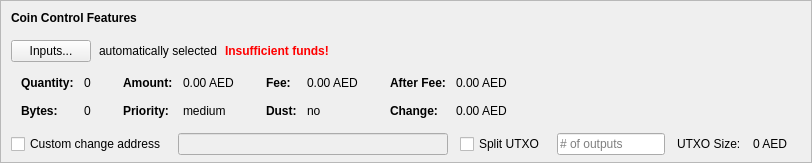
    <widget class="QFrame" name="frameCoinControl">
     <property name="sizePolicy">
      <sizepolicy hsizetype="Expanding" vsizetype="Expanding">
       <horstretch>0</horstretch>
       <verstretch>0</verstretch>
      </sizepolicy>
     </property>
     <property name="maximumSize">
      <size>
       <width>16777215</width>
       <height>16777215</height>
      </size>
     </property>
     <property name="frameShape">
      <enum>QFrame::StyledPanel</enum>
     </property>
     <property name="frameShadow">
      <enum>QFrame::Sunken</enum>
     </property>
     <layout class="QVBoxLayout" name="verticalLayoutCoinControl2">
      <property name="spacing">
       <number>0</number>
      </property>
      <property name="leftMargin">
       <number>0</number>
      </property>
      <property name="topMargin">
       <number>0</number>
      </property>
      <property name="rightMargin">
       <number>0</number>
      </property>
      <property name="bottomMargin">
       <number>6</number>
      </property>
      <item>
       <layout class="QVBoxLayout" name="verticalLayoutCoinControl" stretch="0,0,0,0,1">
        <property name="spacing">
         <number>0</number>
        </property>
        <property name="leftMargin">
         <number>10</number>
        </property>
        <property name="topMargin">
         <number>10</number>
        </property>
        <item>
         <layout class="QHBoxLayout" name="horizontalLayoutCoinControl1">
          <property name="bottomMargin">
           <number>15</number>
          </property>
          <item>
           <widget class="QLabel" name="labelCoinControlFeatures">
            <property name="sizePolicy">
             <sizepolicy hsizetype="Preferred" vsizetype="Maximum">
              <horstretch>0</horstretch>
              <verstretch>0</verstretch>
             </sizepolicy>
            </property>
            <property name="font">
             <font>
              <weight>75</weight>
              <bold>true</bold>
             </font>
            </property>
            <property name="styleSheet">
             <string notr="true">font-weight:bold;</string>
            </property>
            <property name="text">
             <string>Coin Control Features</string>
            </property>
           </widget>
          </item>
         </layout>
        </item>
        <item>
         <layout class="QHBoxLayout" name="horizontalLayoutCoinControl2" stretch="0,0,0,0">
          <property name="spacing">
           <number>8</number>
          </property>
          <property name="bottomMargin">
           <number>10</number>
          </property>
          <item>
           <widget class="QPushButton" name="pushButtonCoinControl">
            <property name="styleSheet">
             <string notr="true"/>
            </property>
            <property name="text">
             <string>Inputs...</string>
            </property>
            <property name="autoDefault">
             <bool>false</bool>
            </property>
           </widget>
          </item>
          <item>
           <widget class="QLabel" name="labelCoinControlAutomaticallySelected">
            <property name="text">
             <string>automatically selected</string>
            </property>
            <property name="margin">
             <number>5</number>
            </property>
           </widget>
          </item>
          <item>
           <widget class="QLabel" name="labelCoinControlInsuffFunds">
            <property name="font">
             <font>
              <weight>75</weight>
              <bold>true</bold>
             </font>
            </property>
            <property name="styleSheet">
             <string notr="true">color:red;font-weight:bold;</string>
            </property>
            <property name="text">
             <string>Insufficient funds!</string>
            </property>
            <property name="margin">
             <number>5</number>
            </property>
           </widget>
          </item>
          <item>
           <spacer name="horizontalSpacerCoinControl">
            <property name="orientation">
             <enum>Qt::Horizontal</enum>
            </property>
            <property name="sizeHint" stdset="0">
             <size>
              <width>40</width>
              <height>1</height>
             </size>
            </property>
           </spacer>
          </item>
         </layout>
        </item>
        <item>
         <widget class="QWidget" name="widgetCoinControl" native="true">
          <property name="sizePolicy">
           <sizepolicy hsizetype="Preferred" vsizetype="Preferred">
            <horstretch>0</horstretch>
            <verstretch>0</verstretch>
           </sizepolicy>
          </property>
          <property name="minimumSize">
           <size>
            <width>0</width>
            <height>0</height>
           </size>
          </property>
          <property name="styleSheet">
           <string notr="true"/>
          </property>
          <layout class="QHBoxLayout" name="horizontalLayoutCoinControl5">
           <property name="leftMargin">
            <number>0</number>
           </property>
           <property name="topMargin">
            <number>0</number>
           </property>
           <property name="rightMargin">
            <number>0</number>
           </property>
           <property name="bottomMargin">
            <number>0</number>
           </property>
           <item>
            <layout class="QHBoxLayout" name="horizontalLayoutCoinControl3" stretch="0,0,0,1">
             <property name="spacing">
              <number>20</number>
             </property>
             <property name="topMargin">
              <number>0</number>
             </property>
             <property name="bottomMargin">
              <number>10</number>
             </property>
             <item>
              <layout class="QFormLayout" name="formLayoutCoinControl1">
               <property name="horizontalSpacing">
                <number>10</number>
               </property>
               <property name="verticalSpacing">
                <number>14</number>
               </property>
               <property name="leftMargin">
                <number>10</number>
               </property>
               <property name="topMargin">
                <number>4</number>
               </property>
               <property name="rightMargin">
                <number>6</number>
               </property>
               <item row="0" column="0">
                <widget class="QLabel" name="labelCoinControlQuantityText">
                 <property name="font">
                  <font>
                   <weight>75</weight>
                   <bold>true</bold>
                  </font>
                 </property>
                 <property name="text">
                  <string>Quantity:</string>
                 </property>
                 <property name="margin">
                  <number>0</number>
                 </property>
                </widget>
               </item>
               <item row="0" column="1">
                <widget class="QLabel" name="labelCoinControlQuantity">
                 <property name="cursor">
                  <cursorShape>IBeamCursor</cursorShape>
                 </property>
                 <property name="contextMenuPolicy">
                  <enum>Qt::ActionsContextMenu</enum>
                 </property>
                 <property name="text">
                  <string notr="true">0</string>
                 </property>
                 <property name="margin">
                  <number>0</number>
                 </property>
                 <property name="textInteractionFlags">
                  <set>Qt::LinksAccessibleByMouse|Qt::TextSelectableByKeyboard|Qt::TextSelectableByMouse</set>
                 </property>
                </widget>
               </item>
               <item row="1" column="0">
                <widget class="QLabel" name="labelCoinControlBytesText">
                 <property name="font">
                  <font>
                   <weight>75</weight>
                   <bold>true</bold>
                  </font>
                 </property>
                 <property name="text">
                  <string>Bytes:</string>
                 </property>
                </widget>
               </item>
               <item row="1" column="1">
                <widget class="QLabel" name="labelCoinControlBytes">
                 <property name="cursor">
                  <cursorShape>IBeamCursor</cursorShape>
                 </property>
                 <property name="contextMenuPolicy">
                  <enum>Qt::ActionsContextMenu</enum>
                 </property>
                 <property name="text">
                  <string notr="true">0</string>
                 </property>
                 <property name="textInteractionFlags">
                  <set>Qt::LinksAccessibleByMouse|Qt::TextSelectableByKeyboard|Qt::TextSelectableByMouse</set>
                 </property>
                </widget>
               </item>
              </layout>
             </item>
             <item>
              <layout class="QFormLayout" name="formLayoutCoinControl2">
               <property name="horizontalSpacing">
                <number>10</number>
               </property>
               <property name="verticalSpacing">
                <number>14</number>
               </property>
               <property name="leftMargin">
                <number>6</number>
               </property>
               <property name="topMargin">
                <number>4</number>
               </property>
               <property name="rightMargin">
                <number>6</number>
               </property>
               <item row="0" column="0">
                <widget class="QLabel" name="labelCoinControlAmountText">
                 <property name="font">
                  <font>
                   <weight>75</weight>
                   <bold>true</bold>
                  </font>
                 </property>
                 <property name="text">
                  <string>Amount:</string>
                 </property>
                 <property name="margin">
                  <number>0</number>
                 </property>
                </widget>
               </item>
               <item row="0" column="1">
                <widget class="QLabel" name="labelCoinControlAmount">
                 <property name="cursor">
                  <cursorShape>IBeamCursor</cursorShape>
                 </property>
                 <property name="contextMenuPolicy">
                  <enum>Qt::ActionsContextMenu</enum>
                 </property>
                 <property name="text">
                  <string notr="true">0.00 AED</string>
                 </property>
                 <property name="textInteractionFlags">
                  <set>Qt::LinksAccessibleByMouse|Qt::TextSelectableByKeyboard|Qt::TextSelectableByMouse</set>
                 </property>
                </widget>
               </item>
               <item row="1" column="0">
                <widget class="QLabel" name="labelCoinControlPriorityText">
                 <property name="font">
                  <font>
                   <weight>75</weight>
                   <bold>true</bold>
                  </font>
                 </property>
                 <property name="text">
                  <string>Priority:</string>
                 </property>
                </widget>
               </item>
               <item row="1" column="1">
                <widget class="QLabel" name="labelCoinControlPriority">
                 <property name="cursor">
                  <cursorShape>IBeamCursor</cursorShape>
                 </property>
                 <property name="contextMenuPolicy">
                  <enum>Qt::ActionsContextMenu</enum>
                 </property>
                 <property name="text">
                  <string>medium</string>
                 </property>
                 <property name="textInteractionFlags">
                  <set>Qt::LinksAccessibleByMouse|Qt::TextSelectableByKeyboard|Qt::TextSelectableByMouse</set>
                 </property>
                </widget>
               </item>
              </layout>
             </item>
             <item>
              <layout class="QFormLayout" name="formLayoutCoinControl3">
               <property name="horizontalSpacing">
                <number>10</number>
               </property>
               <property name="verticalSpacing">
                <number>14</number>
               </property>
               <property name="leftMargin">
                <number>6</number>
               </property>
               <property name="topMargin">
                <number>4</number>
               </property>
               <property name="rightMargin">
                <number>6</number>
               </property>
               <item row="0" column="0">
                <widget class="QLabel" name="labelCoinControlFeeText">
                 <property name="font">
                  <font>
                   <weight>75</weight>
                   <bold>true</bold>
                  </font>
                 </property>
                 <property name="text">
                  <string>Fee:</string>
                 </property>
                 <property name="margin">
                  <number>0</number>
                 </property>
                </widget>
               </item>
               <item row="0" column="1">
                <widget class="QLabel" name="labelCoinControlFee">
                 <property name="cursor">
                  <cursorShape>IBeamCursor</cursorShape>
                 </property>
                 <property name="contextMenuPolicy">
                  <enum>Qt::ActionsContextMenu</enum>
                 </property>
                 <property name="text">
                  <string notr="true">0.00 AED</string>
                 </property>
                 <property name="textInteractionFlags">
                  <set>Qt::LinksAccessibleByMouse|Qt::TextSelectableByKeyboard|Qt::TextSelectableByMouse</set>
                 </property>
                </widget>
               </item>
               <item row="1" column="0">
                <widget class="QLabel" name="labelCoinControlLowOutputText">
                 <property name="font">
                  <font>
                   <weight>75</weight>
                   <bold>true</bold>
                  </font>
                 </property>
                 <property name="text">
                  <string>Dust:</string>
                 </property>
                </widget>
               </item>
               <item row="1" column="1">
                <widget class="QLabel" name="labelCoinControlLowOutput">
                 <property name="cursor">
                  <cursorShape>IBeamCursor</cursorShape>
                 </property>
                 <property name="contextMenuPolicy">
                  <enum>Qt::ActionsContextMenu</enum>
                 </property>
                 <property name="text">
                  <string>no</string>
                 </property>
                 <property name="textInteractionFlags">
                  <set>Qt::LinksAccessibleByMouse|Qt::TextSelectableByKeyboard|Qt::TextSelectableByMouse</set>
                 </property>
                </widget>
               </item>
              </layout>
             </item>
             <item>
              <layout class="QFormLayout" name="formLayoutCoinControl4">
               <property name="horizontalSpacing">
                <number>10</number>
               </property>
               <property name="verticalSpacing">
                <number>14</number>
               </property>
               <property name="leftMargin">
                <number>6</number>
               </property>
               <property name="topMargin">
                <number>4</number>
               </property>
               <property name="rightMargin">
                <number>6</number>
               </property>
               <item row="0" column="0">
                <widget class="QLabel" name="labelCoinControlAfterFeeText">
                 <property name="font">
                  <font>
                   <weight>75</weight>
                   <bold>true</bold>
                  </font>
                 </property>
                 <property name="text">
                  <string>After Fee:</string>
                 </property>
                 <property name="margin">
                  <number>0</number>
                 </property>
                </widget>
               </item>
               <item row="0" column="1">
                <widget class="QLabel" name="labelCoinControlAfterFee">
                 <property name="cursor">
                  <cursorShape>IBeamCursor</cursorShape>
                 </property>
                 <property name="contextMenuPolicy">
                  <enum>Qt::ActionsContextMenu</enum>
                 </property>
                 <property name="text">
                  <string notr="true">0.00 AED</string>
                 </property>
                 <property name="textInteractionFlags">
                  <set>Qt::LinksAccessibleByMouse|Qt::TextSelectableByKeyboard|Qt::TextSelectableByMouse</set>
                 </property>
                </widget>
               </item>
               <item row="1" column="0">
                <widget class="QLabel" name="labelCoinControlChangeText">
                 <property name="font">
                  <font>
                   <weight>75</weight>
                   <bold>true</bold>
                  </font>
                 </property>
                 <property name="text">
                  <string>Change:</string>
                 </property>
                </widget>
               </item>
               <item row="1" column="1">
                <widget class="QLabel" name="labelCoinControlChange">
                 <property name="cursor">
                  <cursorShape>IBeamCursor</cursorShape>
                 </property>
                 <property name="contextMenuPolicy">
                  <enum>Qt::ActionsContextMenu</enum>
                 </property>
                 <property name="text">
                  <string notr="true">0.00 AED</string>
                 </property>
                 <property name="textInteractionFlags">
                  <set>Qt::LinksAccessibleByMouse|Qt::TextSelectableByKeyboard|Qt::TextSelectableByMouse</set>
                 </property>
                </widget>
               </item>
              </layout>
             </item>
            </layout>
           </item>
          </layout>
         </widget>
        </item>
        <item>
         <layout class="QHBoxLayout" name="horizontalLayoutCoinControl4" stretch="0,0,0,0,0,0,0">
          <property name="spacing">
           <number>12</number>
          </property>
          <property name="sizeConstraint">
           <enum>QLayout::SetDefaultConstraint</enum>
          </property>
          <property name="topMargin">
           <number>5</number>
          </property>
          <property name="rightMargin">
           <number>5</number>
          </property>
          <item>
           <widget class="QCheckBox" name="checkBoxCoinControlChange">
            <property name="toolTip">
             <string>If this is activated, but the change address is empty or invalid, change will be sent to a newly generated address.</string>
            </property>
            <property name="text">
             <string>Custom change address</string>
            </property>
           </widget>
          </item>
          <item>
           <widget class="QValidatedLineEdit" name="lineEditCoinControlChange">
            <property name="enabled">
             <bool>false</bool>
            </property>
            <property name="sizePolicy">
             <sizepolicy hsizetype="Expanding" vsizetype="Fixed">
              <horstretch>0</horstretch>
              <verstretch>0</verstretch>
             </sizepolicy>
            </property>
           </widget>
          </item>
          <item>
           <widget class="QCheckBox" name="splitBlockCheckBox">
            <property name="text">
             <string>Split UTXO</string>
            </property>
           </widget>
          </item>
          <item>
           <widget class="QLineEdit" name="splitBlockLineEdit">
            <property name="sizePolicy">
             <sizepolicy hsizetype="Fixed" vsizetype="Fixed">
              <horstretch>50</horstretch>
              <verstretch>0</verstretch>
             </sizepolicy>
            </property>
            <property name="placeholderText">
             <string># of outputs</string>
            </property>
           </widget>
          </item>
          <item>
           <widget class="QLabel" name="labelBlockSizeText">
            <property name="text">
             <string>UTXO Size:</string>
            </property>
           </widget>
          </item>
          <item>
           <widget class="QLabel" name="labelBlockSize">
            <property name="text">
             <string>0 AED</string>
            </property>
           </widget>
          </item>
          <item>
           <widget class="QLabel" name="labelCoinControlChangeLabel">
            <property name="sizePolicy">
             <sizepolicy hsizetype="Preferred" vsizetype="Expanding">
              <horstretch>0</horstretch>
              <verstretch>0</verstretch>
             </sizepolicy>
            </property>
            <property name="minimumSize">
             <size>
              <width>0</width>
              <height>0</height>
             </size>
            </property>
            <property name="text">
             <string/>
            </property>
            <property name="margin">
             <number>3</number>
            </property>
           </widget>
          </item>
         </layout>
        </item>
        <item>
         <spacer name="verticalSpacerCoinControl">
          <property name="orientation">
           <enum>Qt::Vertical</enum>
          </property>
          <property name="sizeHint" stdset="0">
           <size>
            <width>800</width>
            <height>1</height>
           </size>
          </property>
         </spacer>
        </item>
       </layout>
      </item>
     </layout>
    </widget>
